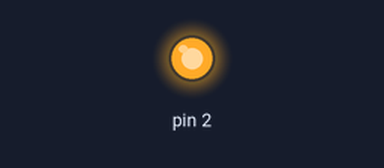
Bench run of a sketch on a simulated Arduino Uno, built with avr-gcc and run on an emulated ATmega328P. Shown: output pins drawn as LEDs (lit = HIGH).

Above: at 0.5 s.
At 2.5 s:
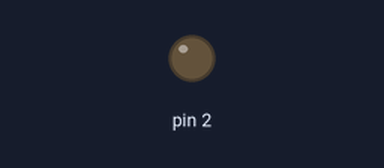
Timing chart, 0 to 5.2 s (numbered marks = the images above):
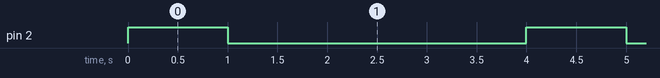

Measured:
- by itself, pin 2: alternates HIGH for 1.0 s and LOW for 3.0 s

The sketch:

codigo.ino
```cpp
// C++ code
//
void setup()
{
  pinMode(2, OUTPUT);
}

void loop()
{
  digitalWrite(2, HIGH);
  delay(1000);
  digitalWrite(2, LOW);
  delay(1000);
   digitalWrite(3, HIGH);
  delay(1000);
  digitalWrite(3, LOW);
  delay(1000);
}
```
